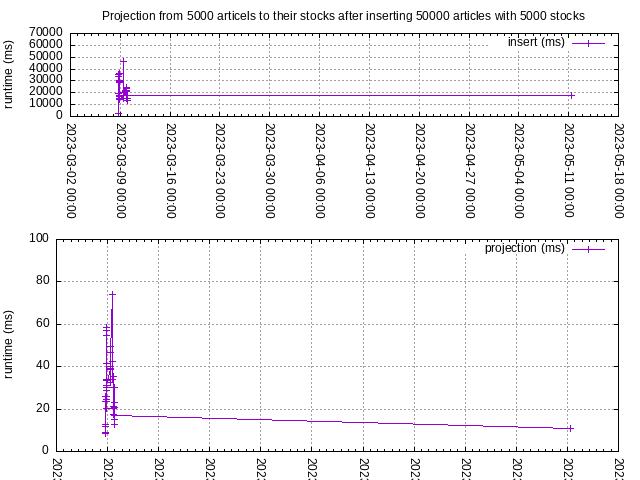

Source code (gnuplot):
set term png font "arial,9"
set datafile separator ";"
set style data linespoint
set decimalsign "."
set timefmt "%Y-%m-%d %H:%M:%S"
set xdata time
set output "proj_on_big_data_set.png"
set format x "%Y-%m-%d %H:%M"
set xtics rotate by -90
set multiplot layout 2,1 rowsfirst
set yrange [0 : 70000]
set ylabel 'runtime (ms)'
set title 'Projection from 5000 articels to their stocks after inserting 50000 articles with 5000 stocks'
set grid
plot 'proj_on_big_data_set.dat' using 1:2 title 'insert (ms)'

# second plot

unset title

# set margins to match first plot
set bmargin 2.5
set tmargin 0

set yrange [0 : 100]
plot 'proj_on_big_data_set.dat' using 1:3 title 'projection (ms)'
